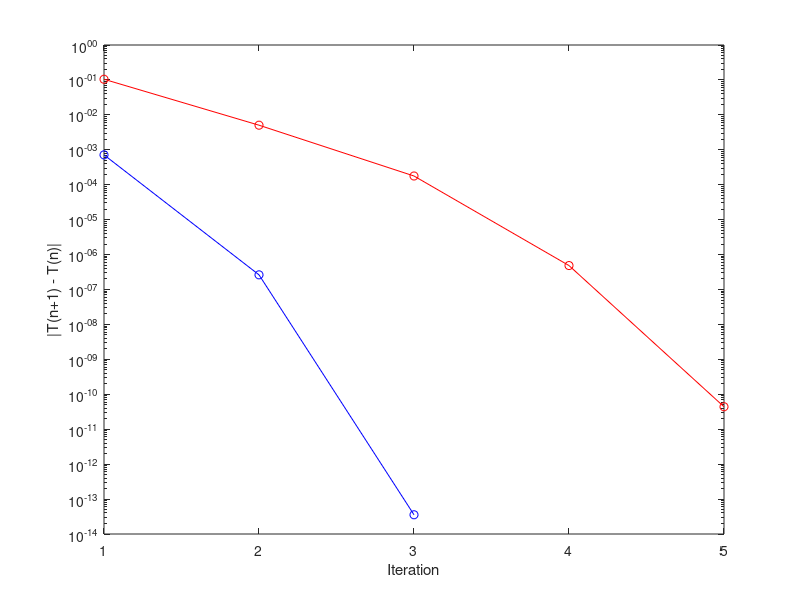
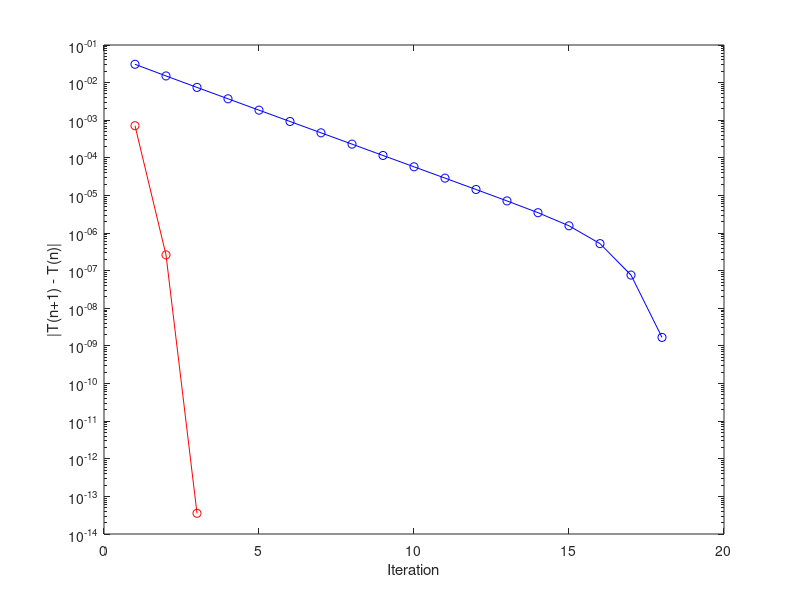

Here is the MATLAB script that generated these plots, in order:
% -----------------
% Uppgift 2a
% Newtons metod: x(n+1) = x(n) - (f(xn)/f'(xn)), n = 1, 2, ...

% så att alla print har tillräckligt många decimaler
format long

% värde på H 
H = 0.5;
% ------
% för Uppgift 2c 
% initialisera tomma arrays för att plotta konvergens
errors_newton = [];
errors_secant = [];
% ------

% anonym modell där H = y = 0.5
% 0.5 = 8e^(-t/2)*cos(3t) -> f(x) = 0 ger 0 = 8e^(-t/2)*cos(3t) - 0.5
y = @(t) 8*(exp(1)).^(-t/2)*cos(3*t) - H;
y_prim = @(t) -24*(exp(1)).^(-t/2)*sin(3*t) - 4*exp(1).^(-t/2)*cos(3*t);

% startvärde baserad på plottad graf och tolerans från uppgiften
start_x = 4.5;
tolerance = 10^(-8);

% skillnaden mellan nya och gamla x, antal iterationer, och max iterationer
difference_x = 1; 
iterations = 0; 
max_iterations = 1000;

disp('Newtons metod:')

% iterering med newtons metod
while difference_x > tolerance && iterations < max_iterations
    iterations = iterations+1; % öka iterationscounter
    new_x = start_x - y(start_x)/y_prim(start_x); % beräkna nya x med newtonmetoden
    difference_x = abs(new_x - start_x); % beräkna skillnad mellan nya och gamla x
    errors_newton = [errors_newton, difference_x]; % uppg 2c
    start_x = new_x; % sätt nya x som start x
    disp([iterations new_x difference_x]) % display
end

% -----------------
% Uppgift 2b
% Samma H men med sekantmetoden
start1_x = 4.4; % x0
start2_x = 4.6; % x1
difference_sekant_x = 1; % skillnaden
iterations_sekant = 0; % antalet iterationer

disp('Sekantmetoden:')

% iterera med sekantmetoden
while difference_sekant_x > tolerance && iterations_sekant < max_iterations
    iterations_sekant = iterations_sekant+1; % öka itereringscounter
    new_x_sekant = start2_x - y(start2_x)*((start2_x - start1_x)/(y(start2_x) - y(start1_x))); % beräkna nytt x med sekantmetoden
    difference_sekant_x = abs(new_x_sekant - start2_x); % beräkna felet
    errors_secant = [errors_secant, difference_sekant_x]; % uppg 2c
    start1_x = start2_x; % uppdatera start1 först
    start2_x = new_x_sekant; % uppdatera start2 sen
    disp([iterations_sekant new_x_sekant start2_x difference_sekant_x]) % display
end

% -----------------
% Uppgift 2c
% Plotta vardera metods konvergenshastighet
figure; % ny figur
semilogy(1:length(errors_newton), errors_newton, 'b-o', 'DisplayName', 'Newton'); % newton
hold on;
semilogy(1:length(errors_secant), errors_secant, 'r-o', 'DisplayName', 'Secant'); % sekant
xlabel('Iteration');
ylabel('|T(n+1) - T(n)|');

% -----------------
% Uppgift 2d
H2 = 2.8464405473; % nytt H-värde
y_2d = @(t) 8*(exp(1)).^(-t/2)*cos(3*t) - H2; % samma modell med nytt H
y_2d_prim = @(t) -24*(exp(1)).^(-t/2)*sin(3*t) - 4*exp(1).^(-t/2)*cos(3*t); % derivatan

% startgissning baserad på plottad graf och tolerans från uppgift
start2d_x = 2.1;
tolerance_2d = 10^(-8);
errors_2d = []; % för att plotta konvergens

% antal iterationer + max antal iterationer
iterations_2d = 0;
max_iterations_2d = 1000;
difference_2d = 1;

disp("Newton med nytt H-värde: ");

% iterera med newtonmetoden
while iterations_2d < max_iterations_2d && difference_2d > tolerance_2d
    iterations_2d = iterations_2d+1; % öka iterationscounter
    new_x_2d = start2d_x - (y_2d(start2d_x)/y_2d_prim(start2d_x)); % beräkna nytt x med newtonmetoden
    difference_2d = abs(new_x_2d - start2d_x); % beräkna differens
    errors_2d = [errors_2d difference_2d]; % för att plotta konvergens
    start2d_x = new_x_2d; % sätt nya x som start
    disp([iterations_2d new_x_2d start2d_x difference_2d]); % display
end

% plotta figur med nytt H gentemot gammalt H
figure;
semilogy(1:length(errors_2d), errors_2d, 'b-o', 'DisplayName', 'Newton');
hold on;
semilogy(1:length(errors_newton), errors_newton, 'r-o', 'DisplayName', 'Newton')
xlabel('Iteration');
ylabel('|T(n+1) - T(n)|');
% -----------------